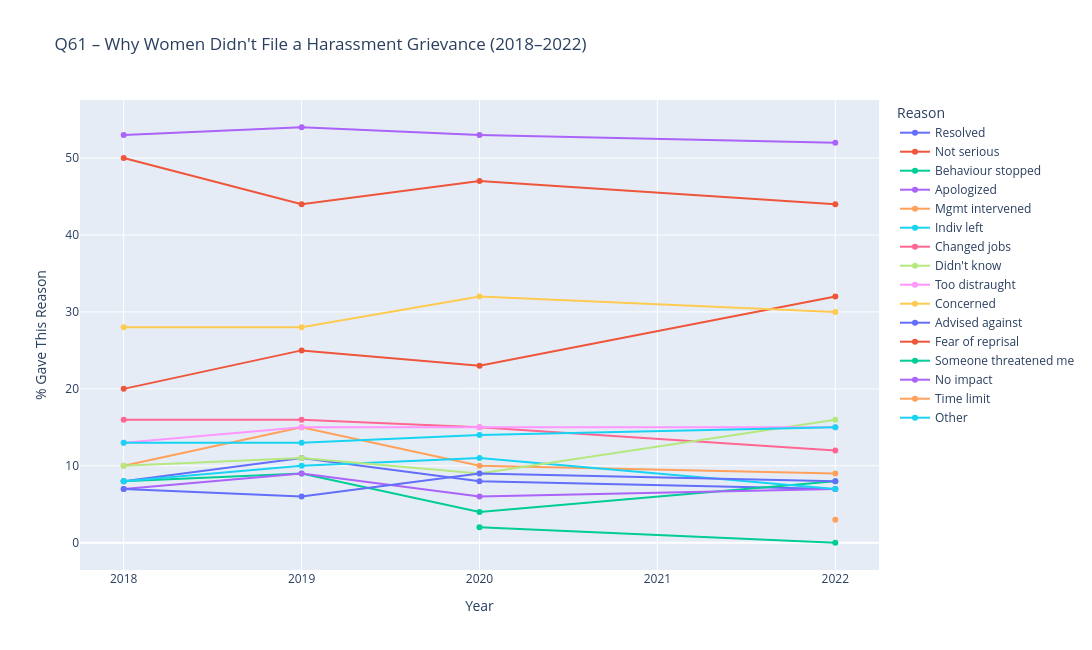

Notebook cell for this chart:
### Code cell
# Filter for Q61 and women
df_q61 = df[
    df["question"].str.match(r"Q61[a-p]", case=False, na=False) &
    (df["bycond"].str.strip() == "Q117 = 2")
].copy()

# Map long reasons to shorter labels
label_map = {
    "The issue was resolved": "Resolved",
    "The behaviour stopped": "Behaviour stopped",
    "I changed jobs": "Changed jobs",
    "Management intervened": "Mgmt intervened",
    "I did not think the incident was serious enough": "Not serious",
    "The individual apologized": "Apologized",
    "The individual left or changed jobs": "Indiv left",
    "I did not know what to do, where to go or whom to ask": "Didn't know",
    "I was too distraught": "Too distraught",
    "I had concerns about the formal complaint process (e.g., confidentiality, how long it would take)": "Concerned",
    "I was advised against filing a complaint": "Advised against",
    "I was afraid of reprisal (e.g., having limited career advancement, being labelled a troublemaker)": "Fear of reprisal",
    "I did not believe it would make a difference": "No impact",
    "The time limit to file a grievance or a formal complaint had passed": "Time limit",
    "Other": "Other"
}

# Extract clean reason from title_e
df_q61["reason_not_filed"] = df_q61["title_e"].str.extract(r"harassment you experienced\? (.+)", expand=False)
df_q61["reason_not_filed"] = df_q61["reason_not_filed"].str.strip(" .")
df_q61["reason_not_filed_short"] = df_q61["reason_not_filed"].map(label_map).fillna(df_q61["reason_not_filed"])

# Clean and convert columns
df_q61["pct_reason"] = pd.to_numeric(df_q61["answer1"], errors="coerce")
df_q61["anscount"] = pd.to_numeric(df_q61["anscount"], errors="coerce")
df_q61["surveyr"] = df_q61["surveyr"].astype(str).str.strip()
df_q61["surveyr"] = pd.to_numeric(df_q61["surveyr"], errors="coerce")

# Debug: see years present
print("Years available:", df_q61["surveyr"].unique())

# Create hover label
df_q61["hover_label"] = (
    "Year: " + df_q61["surveyr"].astype(str) +
    "<br>Reason: " + df_q61["reason_not_filed"] +
    "<br>%: " + df_q61["pct_reason"].astype(str) +
    "<br>Responses: " + df_q61["anscount"].astype(str)
)

# Plot
fig = px.line(
    df_q61,
    x="surveyr",
    y="pct_reason",
    color="reason_not_filed_short",
    markers=True,
    hover_name="hover_label",
    title="Q61 – Why Women Didn't File a Harassment Grievance (2018–2022)",
    labels={"surveyr": "Year", "pct_reason": "% Gave This Reason"}
)

fig.update_layout(
    width=1150,
    height=650,
    legend_title="Reason",
    hovermode="x unified",
    xaxis=dict(dtick=1)
)

fig.show()

### Figure 1 — Plotly figure (JSON) as saved in the notebook; plotly's stock layout.template omitted (floating-point values rounded to 4 significant figures)
{"data": [{"hovertemplate": "<b>%{hovertext}</b><br><br>reason_not_filed_short=Resolved<br>Year=%{x}<br>% Gave This Reason=%{y}<extra></extra>", "hovertext": ["Year: 2022<br>Reason: The issue was resolved<br>%: 7<br>Responses: 320.0", "Year: 2020<br>Reason: The issue was resolved<br>%: 8<br>Responses: 301.0", "Year: 2019<br>Reason: The issue was resolved<br>%: 11<br>Responses: 394.0", "Year: 2018<br>Reason: The issue was resolved<br>%: 8<br>Responses: 358.0"], "legendgroup": "Resolved", "line": {"color": "#636efa", "dash": "solid"}, "marker": {"symbol": "circle"}, "mode": "lines+markers", "name": "Resolved", "orientation": "v", "showlegend": true, "type": "scatter", "x": [2022, 2020, 2019, 2018], "xaxis": "x", "y": [7, 8, 11, 8], "yaxis": "y"}, {"hovertemplate": "<b>%{hovertext}</b><br><br>reason_not_filed_short=Not serious<br>Year=%{x}<br>% Gave This Reason=%{y}<extra></extra>", "hovertext": ["Year: 2022<br>Reason: I did not think the incident was serious enough<br>%: 32<br>Responses: 320.0", "Year: 2020<br>Reason: I did not think the incident was serious enough<br>%: 23<br>Responses: 301.0", "Year: 2019<br>Reason: I did not think the incident was serious enough<br>%: 25<br>Responses: 394.0", "Year: 2018<br>Reason: I did not think the incident was serious enough<br>%: 20<br>Responses: 357.0"], "legendgroup": "Not serious", "line": {"color": "#EF553B", "dash": "solid"}, "marker": {"symbol": "circle"}, "mode": "lines+markers", "name": "Not serious", "orientation": "v", "showlegend": true, "type": "scatter", "x": [2022, 2020, 2019, 2018], "xaxis": "x", "y": [32, 23, 25, 20], "yaxis": "y"}, {"hovertemplate": "<b>%{hovertext}</b><br><br>reason_not_filed_short=Behaviour stopped<br>Year=%{x}<br>% Gave This Reason=%{y}<extra></extra>", "hovertext": ["Year: 2022<br>Reason: The behaviour stopped<br>%: 8<br>Responses: 320.0", "Year: 2020<br>Reason: The behaviour stopped<br>%: 4<br>Responses: 301.0", "Year: 2019<br>Reason: The behaviour stopped<br>%: 9<br>Responses: 394.0", "Year: 2018<br>Reason: The behaviour stopped<br>%: 8<br>Responses: 357.0"], "legendgroup": "Behaviour stopped", "line": {"color": "#00cc96", "dash": "solid"}, "marker": {"symbol": "circle"}, "mode": "lines+markers", "name": "Behaviour stopped", "orientation": "v", "showlegend": true, "type": "scatter", "x": [2022, 2020, 2019, 2018], "xaxis": "x", "y": [8, 4, 9, 8], "yaxis": "y"}, {"hovertemplate": "<b>%{hovertext}</b><br><br>reason_not_filed_short=Apologized<br>Year=%{x}<br>% Gave This Reason=%{y}<extra></extra>", "hovertext": ["Year: 2022<br>Reason: The individual apologized<br>%: 7<br>Responses: 320.0", "Year: 2020<br>Reason: The individual apologized<br>%: 6<br>Responses: 301.0", "Year: 2019<br>Reason: The individual apologized<br>%: 9<br>Responses: 394.0", "Year: 2018<br>Reason: The individual apologized<br>%: 7<br>Responses: 357.0"], "legendgroup": "Apologized", "line": {"color": "#ab63fa", "dash": "solid"}, "marker": {"symbol": "circle"}, "mode": "lines+markers", "name": "Apologized", "orientation": "v", "showlegend": true, "type": "scatter", "x": [2022, 2020, 2019, 2018], "xaxis": "x", "y": [7, 6, 9, 7], "yaxis": "y"}, {"hovertemplate": "<b>%{hovertext}</b><br><br>reason_not_filed_short=Mgmt intervened<br>Year=%{x}<br>% Gave This Reason=%{y}<extra></extra>", "hovertext": ["Year: 2022<br>Reason: Management intervened<br>%: 9<br>Responses: 320.0", "Year: 2020<br>Reason: Management intervened<br>%: 10<br>Responses: 301.0", "Year: 2019<br>Reason: Management intervened<br>%: 15<br>Responses: 394.0", "Year: 2018<br>Reason: Management intervened<br>%: 10<br>Responses: 357.0"], "legendgroup": "Mgmt intervened", "line": {"color": "#FFA15A", "dash": "solid"}, "marker": {"symbol": "circle"}, "mode": "lines+markers", "name": "Mgmt intervened", "orientation": "v", "showlegend": true, "type": "scatter", "x": [2022, 2020, 2019, 2018], "xaxis": "x", "y": [9, 10, 15, 10], "yaxis": "y"}, {"hovertemplate": "<b>%{hovertext}</b><br><br>reason_not_filed_short=Indiv left<br>Year=%{x}<br>% Gave This Reason=%{y}<extra></extra>", "hovertext": ["Year: 2022<br>Reason: The individual left or changed jobs<br>%: 7<br>Responses: 320.0", "Year: 2020<br>Reason: The individual left or changed jobs<br>%: 11<br>Responses: 301.0", "Year: 2019<br>Reason: The individual left or changed jobs<br>%: 10<br>Responses: 394.0", "Year: 2018<br>Reason: The individual left or changed jobs<br>%: 8<br>Responses: 357.0"], "legendgroup": "Indiv left", "line": {"color": "#19d3f3", "dash": "solid"}, "marker": {"symbol": "circle"}, "mode": "lines+markers", "name": "Indiv left", "orientation": "v", "showlegend": true, "type": "scatter", "x": [2022, 2020, 2019, 2018], "xaxis": "x", "y": [7, 11, 10, 8], "yaxis": "y"}, {"hovertemplate": "<b>%{hovertext}</b><br><br>reason_not_filed_short=Changed jobs<br>Year=%{x}<br>% Gave This Reason=%{y}<extra></extra>", "hovertext": ["Year: 2022<br>Reason: I changed jobs<br>%: 12<br>Responses: 320.0", "Year: 2020<br>Reason: I changed jobs<br>%: 15<br>Responses: 301.0", "Year: 2019<br>Reason: I changed jobs<br>%: 16<br>Responses: 394.0", "Year: 2018<br>Reason: I changed jobs<br>%: 16<br>Responses: 357.0"], "legendgroup": "Changed jobs", "line": {"color": "#FF6692", "dash": "solid"}, "marker": {"symbol": "circle"}, "mode": "lines+markers", "name": "Changed jobs", "orientation": "v", "showlegend": true, "type": "scatter", "x": [2022, 2020, 2019, 2018], "xaxis": "x", "y": [12, 15, 16, 16], "yaxis": "y"}, {"hovertemplate": "<b>%{hovertext}</b><br><br>reason_not_filed_short=Didn't know<br>Year=%{x}<br>% Gave This Reason=%{y}<extra></extra>", "hovertext": ["Year: 2022<br>Reason: I did not know what to do, where to go or whom to ask<br>%: 16<br>Responses: 320.0", "Year: 2020<br>Reason: I did not know what to do, where to go or whom to ask<br>%: 9<br>Responses: 301.0", "Year: 2019<br>Reason: I did not know what to do, where to go or whom to ask<br>%: 11<br>Responses: 394.0", "Year: 2018<br>Reason: I did not know what to do, where to go or whom to ask<br>%: 10<br>Responses: 357.0"], "legendgroup": "Didn't know", "line": {"color": "#B6E880", "dash": "solid"}, "marker": {"symbol": "circle"}, "mode": "lines+markers", "name": "Didn't know", "orientation": "v", "showlegend": true, "type": "scatter", "x": [2022, 2020, 2019, 2018], "xaxis": "x", "y": [16, 9, 11, 10], "yaxis": "y"}, {"hovertemplate": "<b>%{hovertext}</b><br><br>reason_not_filed_short=Too distraught<br>Year=%{x}<br>% Gave This Reason=%{y}<extra></extra>", "hovertext": ["Year: 2022<br>Reason: I was too distraught<br>%: 15<br>Responses: 320.0", "Year: 2020<br>Reason: I was too distraught<br>%: 15<br>Responses: 301.0", "Year: 2019<br>Reason: I was too distraught<br>%: 15<br>Responses: 394.0", "Year: 2018<br>Reason: I was too distraught<br>%: 13<br>Responses: 358.0"], "legendgroup": "Too distraught", "line": {"color": "#FF97FF", "dash": "solid"}, "marker": {"symbol": "circle"}, "mode": "lines+markers", "name": "Too distraught", "orientation": "v", "showlegend": true, "type": "scatter", "x": [2022, 2020, 2019, 2018], "xaxis": "x", "y": [15, 15, 15, 13], "yaxis": "y"}, {"hovertemplate": "<b>%{hovertext}</b><br><br>reason_not_filed_short=Concerned<br>Year=%{x}<br>% Gave This Reason=%{y}<extra></extra>", "hovertext": ["Year: 2022<br>Reason: I had concerns about the formal complaint process (e.g., confidentiality, how long it would take)<br>%: 30<br>Responses: 320.0", "Year: 2020<br>Reason: I had concerns about the formal complaint process (e.g., confidentiality, how long it would take)<br>%: 32<br>Responses: 301.0", "Year: 2019<br>Reason: I had concerns about the formal complaint process (e.g., confidentiality, how long it would take)<br>%: 28<br>Responses: 394.0", "Year: 2018<br>Reason: I had concerns about the formal complaint process (e.g., confidentiality, how long it would take)<br>%: 28<br>Responses: 357.0"], "legendgroup": "Concerned", "line": {"color": "#FECB52", "dash": "solid"}, "marker": {"symbol": "circle"}, "mode": "lines+markers", "name": "Concerned", "orientation": "v", "showlegend": true, "type": "scatter", "x": [2022, 2020, 2019, 2018], "xaxis": "x", "y": [30, 32, 28, 28], "yaxis": "y"}, {"hovertemplate": "<b>%{hovertext}</b><br><br>reason_not_filed_short=Advised against<br>Year=%{x}<br>% Gave This Reason=%{y}<extra></extra>", "hovertext": ["Year: 2022<br>Reason: I was advised against filing a complaint<br>%: 8<br>Responses: 320.0", "Year: 2020<br>Reason: I was advised against filing a complaint<br>%: 9<br>Responses: 301.0", "Year: 2019<br>Reason: I was advised against filing a complaint<br>%: 6<br>Responses: 394.0", "Year: 2018<br>Reason: I was advised against filing a complaint<br>%: 7<br>Responses: 357.0"], "legendgroup": "Advised against", "line": {"color": "#636efa", "dash": "solid"}, "marker": {"symbol": "circle"}, "mode": "lines+markers", "name": "Advised against", "orientation": "v", "showlegend": true, "type": "scatter", "x": [2022, 2020, 2019, 2018], "xaxis": "x", "y": [8, 9, 6, 7], "yaxis": "y"}, {"hovertemplate": "<b>%{hovertext}</b><br><br>reason_not_filed_short=Fear of reprisal<br>Year=%{x}<br>% Gave This Reason=%{y}<extra></extra>", "hovertext": ["Year: 2022<br>Reason: I was afraid of reprisal (e.g., having limited career advancement, being labelled a troublemaker)<br>%: 44<br>Responses: 320.0", "Year: 2020<br>Reason: I was afraid of reprisal (e.g., having limited career advancement, being labelled a troublemaker)<br>%: 47<br>Responses: 301.0", "Year: 2019<br>Reason: I was afraid of reprisal (e.g., having limited career advancement, being labelled a troublemaker)<br>%: 44<br>Responses: 394.0", "Year: 2018<br>Reason: I was afraid of reprisal (e.g., having limited career advancement, being labelled a troublemaker)<br>%: 50<br>Responses: 358.0"], "legendgroup": "Fear of reprisal", "line": {"color": "#EF553B", "dash": "solid"}, "marker": {"symbol": "circle"}, "mode": "lines+markers", "name": "Fear of reprisal", "orientation": "v", "showlegend": true, "type": "scatter", "x": [2022, 2020, 2019, 2018], "xaxis": "x", "y": [44, 47, 44, 50], "yaxis": "y"}, {"hovertemplate": "<b>%{hovertext}</b><br><br>reason_not_filed_short=Someone threatened me<br>Year=%{x}<br>% Gave This Reason=%{y}<extra></extra>", "hovertext": ["Year: 2022<br>Reason: Someone threatened me<br>%: 0<br>Responses: 320.0", "Year: 2020<br>Reason: Someone threatened me<br>%: 2<br>Responses: 301.0"], "legendgroup": "Someone threatened me", "line": {"color": "#00cc96", "dash": "solid"}, "marker": {"symbol": "circle"}, "mode": "lines+markers", "name": "Someone threatened me", "orientation": "v", "showlegend": true, "type": "scatter", "x": [2022, 2020], "xaxis": "x", "y": [0, 2], "yaxis": "y"}, {"hovertemplate": "<b>%{hovertext}</b><br><br>reason_not_filed_short=No impact<br>Year=%{x}<br>% Gave This Reason=%{y}<extra></extra>", "hovertext": ["Year: 2022<br>Reason: I did not believe it would make a difference<br>%: 52<br>Responses: 320.0", "Year: 2020<br>Reason: I did not believe it would make a difference<br>%: 53<br>Responses: 301.0", "Year: 2019<br>Reason: I did not believe it would make a difference<br>%: 54<br>Responses: 394.0", "Year: 2018<br>Reason: I did not believe it would make a difference<br>%: 53<br>Responses: 358.0"], "legendgroup": "No impact", "line": {"color": "#ab63fa", "dash": "solid"}, "marker": {"symbol": "circle"}, "mode": "lines+markers", "name": "No impact", "orientation": "v", "showlegend": true, "type": "scatter", "x": [2022, 2020, 2019, 2018], "xaxis": "x", "y": [52, 53, 54, 53], "yaxis": "y"}, {"hovertemplate": "<b>%{hovertext}</b><br><br>reason_not_filed_short=Time limit<br>Year=%{x}<br>% Gave This Reason=%{y}<extra></extra>", "hovertext": ["Year: 2022<br>Reason: The time limit to file a grievance or a formal complaint had passed<br>%: 3<br>Responses: 320.0"], "legendgroup": "Time limit", "line": {"color": "#FFA15A", "dash": "solid"}, "marker": {"symbol": "circle"}, "mode": "lines+markers", "name": "Time limit", "orientation": "v", "showlegend": true, "type": "scatter", "x": [2022], "xaxis": "x", "y": [3], "yaxis": "y"}, {"hovertemplate": "<b>%{hovertext}</b><br><br>reason_not_filed_short=Other<br>Year=%{x}<br>% Gave This Reason=%{y}<extra></extra>", "hovertext": ["Year: 2022<br>Reason: Other<br>%: 15<br>Responses: 320.0", "Year: 2020<br>Reason: Other<br>%: 14<br>Responses: 301.0", "Year: 2019<br>Reason: Other<br>%: 13<br>Responses: 394.0", "Year: 2018<br>Reason: Other<br>%: 13<br>Responses: 357.0"], "legendgroup": "Other", "line": {"color": "#19d3f3", "dash": "solid"}, "marker": {"symbol": "circle"}, "mode": "lines+markers", "name": "Other", "orientation": "v", "showlegend": true, "type": "scatter", "x": [2022, 2020, 2019, 2018], "xaxis": "x", "y": [15, 14, 13, 13], "yaxis": "y"}], "layout": {"height": 650, "hovermode": "x unified", "legend": {"title": {"text": "Reason"}, "tracegroupgap": 0}, "title": {"text": "Q61 – Why Women Didn't File a Harassment Grievance (2018–2022)"}, "width": 1150, "xaxis": {"anchor": "y", "domain": [0, 1], "dtick": 1, "title": {"text": "Year"}}, "yaxis": {"anchor": "x", "domain": [0, 1], "title": {"text": "% Gave This Reason"}}}}
